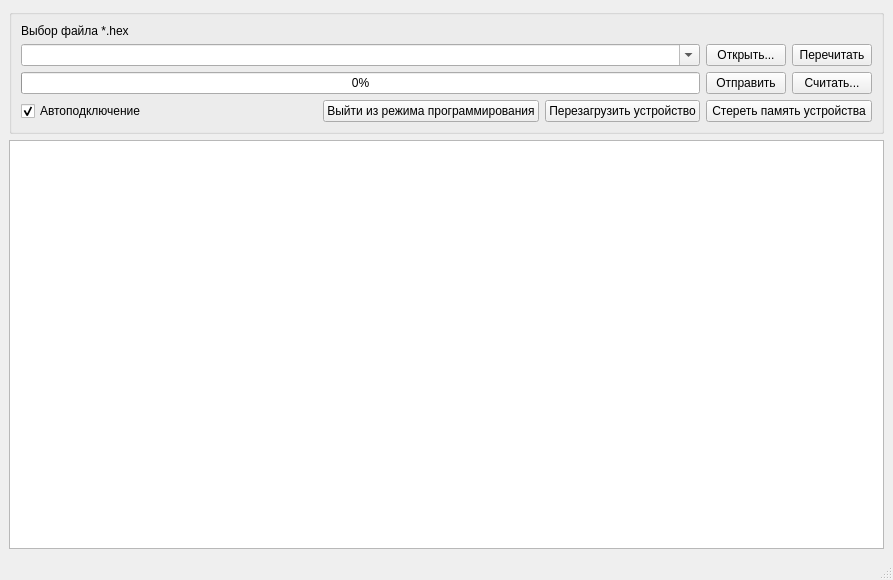
<?xml version="1.0" encoding="UTF-8"?>
<ui version="4.0">
 <class>MainWindow</class>
 <widget class="QMainWindow" name="MainWindow">
  <property name="geometry">
   <rect>
    <x>0</x>
    <y>0</y>
    <width>893</width>
    <height>580</height>
   </rect>
  </property>
  <property name="minimumSize">
   <size>
    <width>500</width>
    <height>350</height>
   </size>
  </property>
  <property name="windowTitle">
   <string>USB_boot_win (XMega128)</string>
  </property>
  <widget class="QWidget" name="centralwidget">
   <layout class="QVBoxLayout" name="verticalLayout">
    <item>
     <widget class="QGroupBox" name="groupBox">
      <property name="minimumSize">
       <size>
        <width>0</width>
        <height>100</height>
       </size>
      </property>
      <property name="title">
       <string/>
      </property>
      <layout class="QGridLayout" name="gridLayout">
       <item row="2" column="2">
        <widget class="QPushButton" name="btnOpen">
         <property name="text">
          <string>Открыть...</string>
         </property>
        </widget>
       </item>
       <item row="3" column="3">
        <widget class="QPushButton" name="btnGet">
         <property name="text">
          <string>Считать...</string>
         </property>
        </widget>
       </item>
       <item row="4" column="2" colspan="2">
        <widget class="QPushButton" name="btnClear">
         <property name="text">
          <string>Стереть память устройства</string>
         </property>
        </widget>
       </item>
       <item row="0" column="0">
        <widget class="QLabel" name="label">
         <property name="text">
          <string>Выбор файла *.hex</string>
         </property>
        </widget>
       </item>
       <item row="3" column="2">
        <widget class="QPushButton" name="btnSend">
         <property name="text">
          <string>Отправить</string>
         </property>
        </widget>
       </item>
       <item row="2" column="3">
        <widget class="QPushButton" name="btnLoad">
         <property name="text">
          <string>Перечитать</string>
         </property>
        </widget>
       </item>
       <item row="3" column="0">
        <widget class="QProgressBar" name="progressBar">
         <property name="value">
          <number>0</number>
         </property>
        </widget>
       </item>
       <item row="4" column="0">
        <layout class="QHBoxLayout" name="horizontalLayout">
         <item>
          <widget class="QCheckBox" name="chkConnect">
           <property name="text">
            <string>Автоподключение</string>
           </property>
           <property name="checked">
            <bool>true</bool>
           </property>
          </widget>
         </item>
         <item>
          <spacer name="horizontalSpacer">
           <property name="orientation">
            <enum>Qt::Horizontal</enum>
           </property>
           <property name="sizeHint" stdset="0">
            <size>
             <width>40</width>
             <height>20</height>
            </size>
           </property>
          </spacer>
         </item>
         <item>
          <widget class="QPushButton" name="btnExitBoot">
           <property name="text">
            <string>Выйти из режима программирования</string>
           </property>
          </widget>
         </item>
         <item>
          <widget class="QPushButton" name="btnReboot">
           <property name="text">
            <string>Перезагрузить устройство</string>
           </property>
          </widget>
         </item>
        </layout>
       </item>
       <item row="2" column="0">
        <widget class="QComboBox" name="cbFile">
         <property name="sizePolicy">
          <sizepolicy hsizetype="Preferred" vsizetype="Preferred">
           <horstretch>0</horstretch>
           <verstretch>0</verstretch>
          </sizepolicy>
         </property>
         <property name="editable">
          <bool>true</bool>
         </property>
        </widget>
       </item>
      </layout>
     </widget>
    </item>
    <item>
     <widget class="QPlainTextEdit" name="txtLog">
      <property name="font">
       <font>
        <family>Lucida Console</family>
       </font>
      </property>
      <property name="readOnly">
       <bool>true</bool>
      </property>
     </widget>
    </item>
   </layout>
  </widget>
  <widget class="QMenuBar" name="menubar">
   <property name="geometry">
    <rect>
     <x>0</x>
     <y>0</y>
     <width>893</width>
     <height>26</height>
    </rect>
   </property>
  </widget>
  <widget class="QStatusBar" name="statusbar">
   <property name="statusTip">
    <string/>
   </property>
   <property name="whatsThis">
    <string/>
   </property>
  </widget>
 </widget>
 <resources/>
 <connections/>
</ui>
